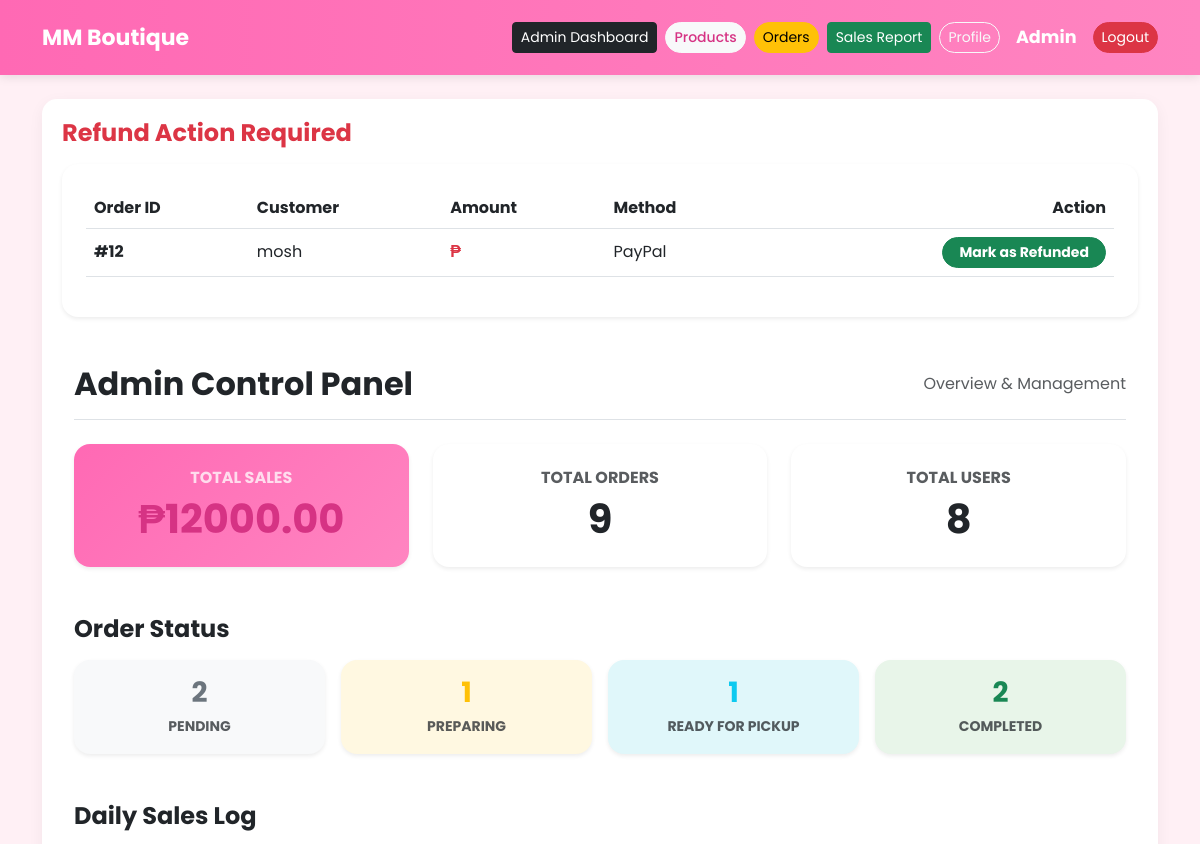
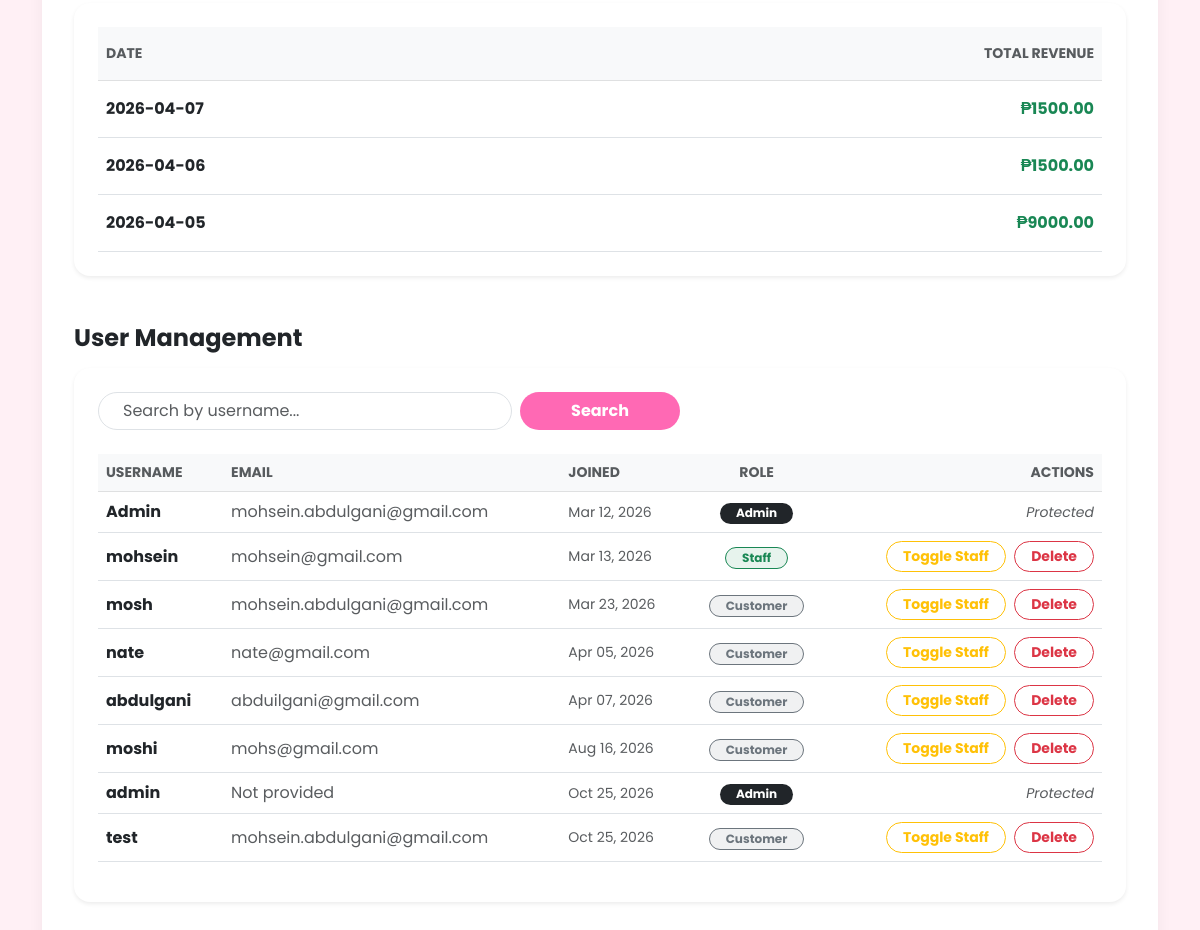
The app's page /admin-dashboard/ (signed in) with its own data (2 pictures, top to bottom).
### store/models.py (models this page shows, shortened)
class Order(models.Model):
    STATUS_CHOICES = (
        ('Pending', 'Pending'),
        ('Preparing', 'Preparing'),
        ('Ready for Pickup', 'Ready for Pickup'),
        ('Completed', 'Completed'),
        ('Cancelled', 'Cancelled'),
    )
    customer = models.ForeignKey(Customer, on_delete=models.SET_NULL, null=True, blank=True)
    date_created = models.DateTimeField(auto_now_add=True)
    complete = models.BooleanField(default=False, null=True, blank=False)
    transaction_id = models.CharField(max_length=100, null=True)
    status = models.CharField(max_length=20, choices=STATUS_CHOICES, default='Pending')
    refunded = models.BooleanField(default=False)
    delivery_method = models.CharField(max_length=20, default='Pickup')
    street_address = models.CharField(max_length=200, null=True, blank=True)
    city = models.CharField(max_length=100, null=True, blank=True)
    zip_code = models.CharField(max_length=20, null=True, blank=True)

class Customer(models.Model):
    user = models.OneToOneField(User, on_delete=models.CASCADE, null=True, blank=True)
    name = models.CharField(max_length=200, null=True)
    phone = models.CharField(max_length=200, null=True)
    street_address = models.CharField(max_length=200, null=True, blank=True)
    city = models.CharField(max_length=100, null=True, blank=True)
    zip_code = models.CharField(max_length=20, null=True, blank=True)

class Payment(models.Model):
    METHOD_CHOICES = (
        ('COP', 'Cash on Pickup'), # Changed from COD to COP for accuracy
        ('PayPal', 'PayPal'),       # Changed from Card to PayPal
    )
    order = models.ForeignKey(Order, on_delete=models.CASCADE)
    amount = models.DecimalField(max_digits=10, decimal_places=2)
    method = models.CharField(max_length=50, choices=METHOD_CHOICES)
    date_paid = models.DateTimeField(auto_now_add=True)

### store/views.py (the view)
# urls.py: path('admin-dashboard/', views.admin_dashboard, name='admin_dashboard'),
@staff_member_required
def admin_dashboard(request):
    if not request.user.is_superuser:
        return redirect('landing')
    user_search = request.GET.get('user_search', '')
    users_qs = User.objects.all().order_by('id')
    if user_search:
        users_qs = users_qs.filter(username__icontains=user_search)
    user_paginator = Paginator(users_qs, 10)
    user_page_number = request.GET.get('user_page')
    users = user_paginator.get_page(user_page_number)
    products = Product.objects.all()
    orders = Order.objects.all()
    total_sales = orders.filter(complete=True).exclude(status='Cancelled').aggregate(
        total=Sum(F('orderitem__price') * F('orderitem__quantity'))
    )['total'] or 0
    total_orders = orders.count()
    total_users = users_qs.count()
    refund_queue = Order.objects.filter(status='Cancelled', refunded=False)
    refund_needed_count = refund_queue.count()
    daily_sales_qs = (
        OrderItem.objects
        .filter(order__complete=True)
        .exclude(order__status='Cancelled')
        .annotate(date=TruncDate('order__date_created'))
        .values('date')
        .annotate(total_sales=Sum(F('price') * F('quantity')))
        .order_by('date')
    )
    daily_sales = []
    for sale in daily_sales_qs:
        daily_sales.append({
            'date': sale['date'].strftime("%Y-%m-%d") if sale['date'] else '',
            'total_sales': float(sale['total_sales'] or 0)
        })
    pending_count = orders.filter(status='Pending').count()
    processing_count = orders.filter(status='Preparing').count()
    shipped_count = orders.filter(status='Ready for Pickup').count()
    delivered_count = orders.filter(status='Completed').count()
    context = {
        'users': users,
        'products': products,
        'orders': orders,
        'total_sales': float(total_sales),
        'total_orders': total_orders,
        'total_users': total_users,
        'daily_sales': daily_sales,
        'pending_count': pending_count,
        'processing_count': processing_count,
        'shipped_count': shipped_count,
        'delivered_count': delivered_count,
        'user_search': user_search,
        'refund_queue': refund_queue,
        'refund_needed_count': refund_needed_count,
    }
    return render(request, 'store/admin/dashboard.html', context)

### store/templates/store/admin/dashboard.html (shortened to what this page needs)
{% extends 'store/base.html' %}
{% block content %}
<h4 class="fw-bold mb-3 text-danger">Refund Action Required</h4>
<div class="card shadow-sm border-0 rounded-4 p-4 mb-5">
    <div class="table-responsive">
        <table class="table align-middle">
            <thead>
                <tr>
                    <th>Order ID</th>
                    <th>Customer</th>
                    <th>Amount</th>
                    <th>Method</th>
                    <th class="text-end">Action</th>
                </tr>
            </thead>
            <tbody>
                {% for order in refund_queue %}
                <tr>
                    <td class="fw-bold">#{{ order.id }}</td>
                    <td>{{ order.customer.user.username }}</td>
                    <td class="text-danger fw-bold">₱{{ order.get_total }}</td>
                    <td>{{ order.payment_set.first.get_method_display }}</td>
                    <td class="text-end">
                        <a href="{% url 'mark_refunded' order.id %}" class="btn btn-sm btn-success rounded-pill px-3 fw-bold"
                           onclick="return confirm('Confirm that you have manually sent the refund for Order #{{ order.id }}?')">
                            Mark as Refunded
                        </a>
                    </td>
                </tr>
                {% empty %}
                <tr>
                    <td colspan="5" class="text-center text-muted py-3">All refunds are up to date!</td>
                </tr>
                {% endfor %}
            </tbody>
        </table>
    </div>
</div>
<div class="container mt-4 mb-5">
    <div class="d-flex justify-content-between align-items-center border-bottom pb-3 mb-4">
        <h2 class="fw-bold mb-0 text-dark">Admin Control Panel</h2>
        <span class="text-muted">Overview & Management</span>
    </div>
    <div class="row g-4 mb-5">
        <div class="col-md-4">
            <div class="card shadow-sm border-0 rounded-4 text-center h-100" style="background: linear-gradient(135deg, #ff69b4 0%, #ff85c1 100%); color: white;">
                <div class="card-body py-4">
                    <h6 class="text-uppercase fw-bold opacity-75 mb-2">Total Sales</h6>
                    <h2 class="display-6 fw-bold mb-0">&#8369;{{ total_sales|floatformat:2 }}</h2>
                </div>
            </div>
        </div>
        <div class="col-md-4">
            <div class="card shadow-sm border-0 rounded-4 text-center h-100 bg-white">
                <div class="card-body py-4">
                    <h6 class="text-uppercase fw-bold text-muted mb-2">Total Orders</h6>
                    <h2 class="display-6 fw-bold text-dark mb-0">{{ total_orders }}</h2>
                </div>
            </div>
        </div>
        <div class="col-md-4">
            <div class="card shadow-sm border-0 rounded-4 text-center h-100 bg-white">
                <div class="card-body py-4">
                    <h6 class="text-uppercase fw-bold text-muted mb-2">Total Users</h6>
                    <h2 class="display-6 fw-bold text-dark mb-0">{{ total_users }}</h2>
                </div>
            </div>
        </div>
    </div>
    <h4 class="fw-bold mb-3 text-dark">Order Status</h4>
    <div class="row g-3 mb-5">
        <div class="col-md-3">
            <div class="card shadow-sm border-0 rounded-4 text-center bg-light">
                <div class="card-body py-3">
                    <h3 class="fw-bold text-secondary mb-1">{{ pending_count }}</h3>
                    <span class="text-muted small text-uppercase fw-bold">Pending</span>
                </div>
            </div>
        </div>
        <div class="col-md-3">
            <div class="card shadow-sm border-0 rounded-4 text-center" style="background-color: #fff8e1;">
                <div class="card-body py-3">
                    <h3 class="fw-bold text-warning mb-1">{{ processing_count }}</h3>
                    <span class="text-muted small text-uppercase fw-bold">Preparing</span>
                </div>
            </div>
        </div>
        <div class="col-md-3">
            <div class="card shadow-sm border-0 rounded-4 text-center" style="background-color: #e0f7fa;">
                <div class="card-body py-3">
                    <h3 class="fw-bold text-info mb-1">{{ shipped_count }}</h3>
                    <span class="text-muted small text-uppercase fw-bold">Ready for Pickup</span>
                </div>
            </div>
        </div>
        <div class="col-md-3">
            <div class="card shadow-sm border-0 rounded-4 text-center" style="background-color: #e8f5e9;">
                <div class="card-body py-3">
                    <h3 class="fw-bold text-success mb-1">{{ delivered_count }}</h3>
                    <span class="text-muted small text-uppercase fw-bold">Completed</span>
                </div>
            </div>
        </div>
    </div>
    <h4 class="fw-bold mb-3 text-dark">Daily Sales Log</h4>
    <div class="card shadow-sm border-0 rounded-4 p-4 mb-5">
        <div class="table-responsive" style="max-height: 400px; overflow-y: auto;">
            <table class="table table-hover align-middle mb-0">
                <thead class="table-light" style="position: sticky; top: 0; z-index: 1;">
                    <tr>
                        <th class="text-muted small text-uppercase py-3">Date</th>
                        <th class="text-end text-muted small text-uppercase py-3">Total Revenue</th>
                    </tr>
                </thead>
                <tbody>
                    {% for sale in daily_sales reversed %}
                    <tr>
                        <td class="fw-bold text-dark py-3">{{ sale.date }}</td>
                        <td class="text-end text-success fw-bold py-3">&#8369;{{ sale.total_sales|floatformat:2 }}</td>
                    </tr>
                    {% empty %}
                    <tr>
                        <td colspan="2" class="text-center text-muted py-5">No sales data recorded yet.</td>
                    </tr>
                    {% endfor %}
                </tbody>
            </table>
        </div>
    </div>
    <h4 class="fw-bold mb-3 text-dark">User Management</h4>
    <div class="card shadow-sm border-0 rounded-4 p-4 mb-4">
        <form method="GET" class="mb-4">
            <div class="row g-2">
                <div class="col-md-5">
                    <input type="text" name="user_search" class="form-control rounded-pill px-4" placeholder="Search by username..." value="{{ user_search }}">
                </div>
                <div class="col-md-2">
                    <button type="submit" class="btn text-white rounded-pill w-100 fw-bold" style="background-color: #ff69b4;">Search</button>
                </div>
            </div>
        </form>
        <div class="table-responsive">
            <table class="table table-hover align-middle">
                <thead class="table-light">
                    <tr>
                        <th class="text-muted small text-uppercase">Username</th>
                        <th class="text-muted small text-uppercase">Email</th>
                        <th class="text-muted small text-uppercase">Joined</th>
                        <th class="text-muted small text-uppercase text-center">Role</th>
                        <th class="text-muted small text-uppercase text-end">Actions</th>
                    </tr>
                </thead>
                <tbody>
                    {% for u in users %}
                    <tr>
                        <td class="fw-bold">{{ u.username }}</td>
                        <td class="text-muted">{{ u.email|default:"Not provided" }}</td>
                        <td class="text-muted small">{{ u.date_joined|date:"M d, Y" }}</td>
                        <td class="text-center">
                            {% if u.is_superuser %}
                                <span class="badge bg-dark rounded-pill px-3">Admin</span>
                            {% elif u.is_staff %}
                                <span class="badge bg-success bg-opacity-10 text-success border border-success rounded-pill px-3">Staff</span>
                            {% else %}
                                <span class="badge bg-secondary bg-opacity-10 text-secondary border border-secondary rounded-pill px-3">Customer</span>
                            {% endif %}
                        </td>
                        <td class="text-end">
                            {% if not u.is_superuser %}
                                <a href="{% url 'toggle_staff' u.id %}"
                                   class="btn btn-outline-warning btn-sm rounded-pill px-3 fw-bold me-1"
                                   onclick="return confirm('Are you sure you want to toggle staff status for {{ u.username }}?')">
                                    Toggle Staff
                                </a>
                                <a href="{% url 'delete_user' u.id %}"
                                   class="btn btn-outline-danger btn-sm rounded-pill px-3 fw-bold"
                                   onclick="return confirm('Are you sure you want to delete user {{ u.username }}? This cannot be undone.')">
                                    Delete
                                </a>
                            {% else %}
                                <span class="text-muted small fst-italic">Protected</span>
                            {% endif %}
                        </td>
                    </tr>
                    {% empty %}
                    <tr>
                        <td colspan="5" class="text-center text-muted py-5">No users found matching your search.</td>
                    </tr>
                    {% endfor %}
                </tbody>
            </table>
        </div>
    </div>
</div>
{% endblock %}

### store/templates/store/base.html (shortened to what this page needs)
<!DOCTYPE html>
<html>
<head>
    <link href="https://cdn.jsdelivr.net/npm/bootstrap@5.3.0/dist/css/bootstrap.min.css" rel="stylesheet">
</head>
<body>
<nav class="navbar navbar-expand-lg py-3">
    <div class="container d-flex justify-content-between align-items-center">
        <a class="navbar-brand m-0" href="{% url 'landing' %}">MM Boutique</a>
        <div class="d-flex align-items-center gap-2 flex-wrap">
            {% if user.is_authenticated %}
                {% if user.is_superuser %}
                    <a href="{% url 'admin_dashboard' %}" class="btn btn-dark btn-sm">Admin Dashboard</a>
                    <a href="{% url 'manage_products' %}" class="btn btn-light btn-sm">Products</a>
                    <a href="{% url 'manage_orders' %}" class="btn btn-warning btn-sm">Orders</a>
                    <a href="{% url 'sales_report' %}" class="btn btn-success btn-sm">Sales Report</a>
                    <a href="{% url 'staff_profile' %}" class="btn btn-outline-light btn-sm">Profile</a>
                {% endif %}
                <span class="text-white fw-bold mx-2" style="font-size: 1.1rem;">{{ user.username }}</span>
                <a href="{% url 'logout' %}" class="btn btn-danger btn-sm">Logout</a>
            {% else %}
                <a href="{% url 'login' %}" class="btn btn-outline-light btn-sm me-1">Login</a>
                <a href="{% url 'register' %}" class="btn btn-light btn-sm text-pink fw-bold">Register</a>
            {% endif %}
        </div>
    </div>
</nav>
<div class="container mt-4">
    <div class="main-container">
        {% block content %}{% endblock %}
    </div>
</div>
</body>
</html>

### store/templates/store/base.html (style rules this page uses)
body { font-family: 'Poppins', sans-serif; background-color: #fff0f5; background-image: url('https://www.transparenttextures.com/patterns/flowers.png'); }
.navbar { background: linear-gradient(to right, #ff69b4, #ff85c1) !important; box-shadow: 0 2px 10px rgba(0,0,0,0.1); }
.navbar-brand { font-weight: bold; font-size: 22px; color: white !important; }
.btn-light { border-radius: 25px; color: #d63384; font-weight: 500; }
.btn-warning, .btn-info, .btn-danger, .btn-outline-light { border-radius: 25px; }
.card { border-radius: 15px; border: none; transition: 0.3s; }
h1, h2, h3 { color: #d63384; font-weight: 600; }
.main-container { background: white; padding: 20px; border-radius: 15px; box-shadow: 0 4px 15px rgba(0,0,0,0.05); }

### records on screen
Order: id "12", customer.user.username "mosh", payment_set.first.method "PayPal"

### other values on screen
{{ user.username }} "Admin"
{{ total_sales|floatformat:2 }} "12000.00"
{{ total_orders }} "9"
{{ total_users }} "8"
{{ pending_count }} "2"
{{ processing_count }} "1"
{{ shipped_count }} "1"
{{ delivered_count }} "2"
{{ sale.date }} "2026-04-07" "2026-04-06" "2026-04-05"
{{ sale.total_sales|floatformat:2 }} "1500.00" "1500.00" "9000.00"
{{ u.username }} "Admin"
{{ u.email|default:"Not provided" }} "mohsein.abdulgani@gmail.com"
{{ u.date_joined|date:"M d, Y" }} "Mar 12, 2026"
{{ u.username }} "mohsein"
{{ u.email|default:"Not provided" }} "mohsein@gmail.com"
